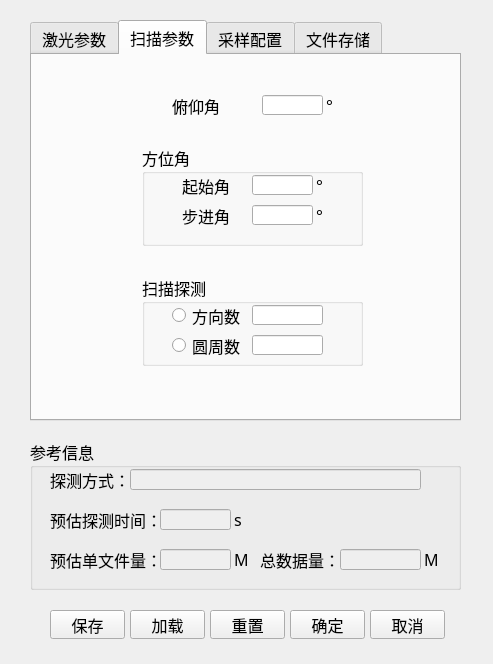
<?xml version="1.0" encoding="UTF-8"?>
<ui version="4.0">
 <class>paraDialog</class>
 <widget class="QDialog" name="paraDialog">
  <property name="windowModality">
   <enum>Qt::NonModal</enum>
  </property>
  <property name="geometry">
   <rect>
    <x>0</x>
    <y>0</y>
    <width>493</width>
    <height>664</height>
   </rect>
  </property>
  <property name="sizePolicy">
   <sizepolicy hsizetype="Fixed" vsizetype="Fixed">
    <horstretch>0</horstretch>
    <verstretch>0</verstretch>
   </sizepolicy>
  </property>
  <property name="minimumSize">
   <size>
    <width>493</width>
    <height>664</height>
   </size>
  </property>
  <property name="maximumSize">
   <size>
    <width>493</width>
    <height>664</height>
   </size>
  </property>
  <property name="windowTitle">
   <string>设置</string>
  </property>
  <property name="windowIcon">
   <iconset resource="images.qrc">
    <normaloff>:/images/set.png</normaloff>:/images/set.png</iconset>
  </property>
  <property name="modal">
   <bool>false</bool>
  </property>
  <widget class="QTabWidget" name="tabWidget">
   <property name="geometry">
    <rect>
     <x>30</x>
     <y>20</y>
     <width>431</width>
     <height>401</height>
    </rect>
   </property>
   <property name="font">
    <font>
     <family>微软雅黑</family>
     <pointsize>12</pointsize>
    </font>
   </property>
   <property name="currentIndex">
    <number>1</number>
   </property>
   <widget class="QWidget" name="tab">
    <attribute name="title">
     <string>激光参数</string>
    </attribute>
    <widget class="QLabel" name="label">
     <property name="geometry">
      <rect>
       <x>90</x>
       <y>110</y>
       <width>71</width>
       <height>21</height>
      </rect>
     </property>
     <property name="text">
      <string>激光重频</string>
     </property>
    </widget>
    <widget class="QLabel" name="label_2">
     <property name="geometry">
      <rect>
       <x>90</x>
       <y>150</y>
       <width>71</width>
       <height>21</height>
      </rect>
     </property>
     <property name="text">
      <string>脉冲宽度</string>
     </property>
    </widget>
    <widget class="QLabel" name="label_3">
     <property name="geometry">
      <rect>
       <x>90</x>
       <y>190</y>
       <width>71</width>
       <height>21</height>
      </rect>
     </property>
     <property name="text">
      <string>激光波长</string>
     </property>
    </widget>
    <widget class="QLabel" name="label_4">
     <property name="geometry">
      <rect>
       <x>90</x>
       <y>230</y>
       <width>91</width>
       <height>21</height>
      </rect>
     </property>
     <property name="text">
      <string>AOM移频量</string>
     </property>
    </widget>
    <widget class="QLineEdit" name="lineEdit_laserRPF">
     <property name="geometry">
      <rect>
       <x>200</x>
       <y>110</y>
       <width>101</width>
       <height>21</height>
      </rect>
     </property>
     <property name="layoutDirection">
      <enum>Qt::RightToLeft</enum>
     </property>
    </widget>
    <widget class="QLineEdit" name="lineEdit_laserPulseWidth">
     <property name="geometry">
      <rect>
       <x>200</x>
       <y>150</y>
       <width>101</width>
       <height>20</height>
      </rect>
     </property>
    </widget>
    <widget class="QLineEdit" name="lineEdit_laserWaveLength">
     <property name="geometry">
      <rect>
       <x>200</x>
       <y>190</y>
       <width>101</width>
       <height>20</height>
      </rect>
     </property>
    </widget>
    <widget class="QLineEdit" name="lineEdit_AOM_Freq">
     <property name="geometry">
      <rect>
       <x>200</x>
       <y>230</y>
       <width>101</width>
       <height>20</height>
      </rect>
     </property>
    </widget>
    <widget class="QLabel" name="label_18">
     <property name="geometry">
      <rect>
       <x>300</x>
       <y>110</y>
       <width>31</width>
       <height>21</height>
      </rect>
     </property>
     <property name="text">
      <string> Hz</string>
     </property>
    </widget>
    <widget class="QLabel" name="label_19">
     <property name="geometry">
      <rect>
       <x>300</x>
       <y>150</y>
       <width>31</width>
       <height>21</height>
      </rect>
     </property>
     <property name="text">
      <string> ns</string>
     </property>
    </widget>
    <widget class="QLabel" name="label_24">
     <property name="geometry">
      <rect>
       <x>300</x>
       <y>230</y>
       <width>41</width>
       <height>21</height>
      </rect>
     </property>
     <property name="text">
      <string> MHz</string>
     </property>
    </widget>
    <widget class="QLabel" name="label_25">
     <property name="geometry">
      <rect>
       <x>300</x>
       <y>190</y>
       <width>31</width>
       <height>21</height>
      </rect>
     </property>
     <property name="text">
      <string> nm</string>
     </property>
    </widget>
   </widget>
   <widget class="QWidget" name="tab_2">
    <attribute name="title">
     <string>扫描参数</string>
    </attribute>
    <widget class="QLabel" name="label_6">
     <property name="geometry">
      <rect>
       <x>140</x>
       <y>40</y>
       <width>51</width>
       <height>21</height>
      </rect>
     </property>
     <property name="text">
      <string>俯仰角</string>
     </property>
    </widget>
    <widget class="QLineEdit" name="lineEdit_elevationAngle">
     <property name="geometry">
      <rect>
       <x>230</x>
       <y>40</y>
       <width>61</width>
       <height>20</height>
      </rect>
     </property>
    </widget>
    <widget class="QLabel" name="label_21">
     <property name="geometry">
      <rect>
       <x>290</x>
       <y>40</y>
       <width>21</width>
       <height>21</height>
      </rect>
     </property>
     <property name="text">
      <string> °</string>
     </property>
    </widget>
    <widget class="QGroupBox" name="groupBox">
     <property name="geometry">
      <rect>
       <x>110</x>
       <y>90</y>
       <width>221</width>
       <height>101</height>
      </rect>
     </property>
     <property name="title">
      <string>方位角</string>
     </property>
     <widget class="QLabel" name="label_33">
      <property name="geometry">
       <rect>
        <x>40</x>
        <y>60</y>
        <width>51</width>
        <height>21</height>
       </rect>
      </property>
      <property name="text">
       <string>步进角</string>
      </property>
     </widget>
     <widget class="QLabel" name="label_34">
      <property name="geometry">
       <rect>
        <x>170</x>
        <y>30</y>
        <width>21</width>
        <height>21</height>
       </rect>
      </property>
      <property name="text">
       <string> °</string>
      </property>
     </widget>
     <widget class="QLineEdit" name="lineEdit_step_azAngle">
      <property name="geometry">
       <rect>
        <x>110</x>
        <y>60</y>
        <width>61</width>
        <height>20</height>
       </rect>
      </property>
     </widget>
     <widget class="QLabel" name="label_20">
      <property name="geometry">
       <rect>
        <x>40</x>
        <y>30</y>
        <width>51</width>
        <height>21</height>
       </rect>
      </property>
      <property name="text">
       <string>起始角</string>
      </property>
     </widget>
     <widget class="QLabel" name="label_26">
      <property name="geometry">
       <rect>
        <x>170</x>
        <y>60</y>
        <width>21</width>
        <height>21</height>
       </rect>
      </property>
      <property name="text">
       <string> °</string>
      </property>
     </widget>
     <widget class="QLineEdit" name="lineEdit_start_azAngle">
      <property name="geometry">
       <rect>
        <x>110</x>
        <y>30</y>
        <width>61</width>
        <height>20</height>
       </rect>
      </property>
     </widget>
    </widget>
    <widget class="QGroupBox" name="groupBox_2">
     <property name="geometry">
      <rect>
       <x>110</x>
       <y>220</y>
       <width>221</width>
       <height>91</height>
      </rect>
     </property>
     <property name="title">
      <string>扫描探测</string>
     </property>
     <widget class="QLineEdit" name="lineEdit_circleNum">
      <property name="enabled">
       <bool>true</bool>
      </property>
      <property name="geometry">
       <rect>
        <x>110</x>
        <y>60</y>
        <width>71</width>
        <height>20</height>
       </rect>
      </property>
     </widget>
     <widget class="QLineEdit" name="lineEdit_angleNum">
      <property name="geometry">
       <rect>
        <x>110</x>
        <y>30</y>
        <width>71</width>
        <height>20</height>
       </rect>
      </property>
     </widget>
     <widget class="QRadioButton" name="radioButton_anglekey">
      <property name="geometry">
       <rect>
        <x>30</x>
        <y>30</y>
        <width>71</width>
        <height>21</height>
       </rect>
      </property>
      <property name="text">
       <string>方向数</string>
      </property>
     </widget>
     <widget class="QRadioButton" name="radioButton_circlekey">
      <property name="geometry">
       <rect>
        <x>30</x>
        <y>60</y>
        <width>71</width>
        <height>21</height>
       </rect>
      </property>
      <property name="text">
       <string>圆周数</string>
      </property>
     </widget>
    </widget>
   </widget>
   <widget class="QWidget" name="tab_3">
    <attribute name="title">
     <string>采样配置</string>
    </attribute>
    <widget class="QGroupBox" name="groupBox_3">
     <property name="geometry">
      <rect>
       <x>40</x>
       <y>20</y>
       <width>351</width>
       <height>131</height>
      </rect>
     </property>
     <property name="title">
      <string>采集模式</string>
     </property>
     <widget class="QRadioButton" name="radioButton_doubleCh">
      <property name="geometry">
       <rect>
        <x>30</x>
        <y>80</y>
        <width>171</width>
        <height>21</height>
       </rect>
      </property>
      <property name="text">
       <string>双通道（通道A和B）</string>
      </property>
     </widget>
     <widget class="QRadioButton" name="radioButton_singleCh">
      <property name="geometry">
       <rect>
        <x>30</x>
        <y>40</y>
        <width>141</width>
        <height>21</height>
       </rect>
      </property>
      <property name="text">
       <string>单通道（通道A）</string>
      </property>
     </widget>
     <widget class="QLineEdit" name="lineEdit_triggerLevel">
      <property name="geometry">
       <rect>
        <x>260</x>
        <y>40</y>
        <width>71</width>
        <height>20</height>
       </rect>
      </property>
     </widget>
     <widget class="QLabel" name="label_12">
      <property name="geometry">
       <rect>
        <x>180</x>
        <y>40</y>
        <width>71</width>
        <height>21</height>
       </rect>
      </property>
      <property name="text">
       <string>触发电平</string>
      </property>
     </widget>
    </widget>
    <widget class="QGroupBox" name="groupBox_4">
     <property name="geometry">
      <rect>
       <x>40</x>
       <y>170</y>
       <width>351</width>
       <height>161</height>
      </rect>
     </property>
     <property name="title">
      <string>采样参数</string>
     </property>
     <widget class="QLabel" name="label_11">
      <property name="geometry">
       <rect>
        <x>10</x>
        <y>120</y>
        <width>141</width>
        <height>21</height>
       </rect>
      </property>
      <property name="text">
       <string>单方向累积脉冲数</string>
      </property>
     </widget>
     <widget class="QLabel" name="label_31">
      <property name="geometry">
       <rect>
        <x>70</x>
        <y>60</y>
        <width>71</width>
        <height>21</height>
       </rect>
      </property>
      <property name="text">
       <string>探测距离</string>
      </property>
     </widget>
     <widget class="QLabel" name="label_10">
      <property name="geometry">
       <rect>
        <x>70</x>
        <y>90</y>
        <width>71</width>
        <height>21</height>
       </rect>
      </property>
      <property name="text">
       <string>采样点数</string>
      </property>
     </widget>
     <widget class="QLineEdit" name="lineEdit_plsAccNum">
      <property name="geometry">
       <rect>
        <x>160</x>
        <y>120</y>
        <width>91</width>
        <height>20</height>
       </rect>
      </property>
     </widget>
     <widget class="QLineEdit" name="lineEdit_detRange">
      <property name="geometry">
       <rect>
        <x>160</x>
        <y>60</y>
        <width>91</width>
        <height>20</height>
       </rect>
      </property>
     </widget>
     <widget class="QLabel" name="label_9">
      <property name="geometry">
       <rect>
        <x>70</x>
        <y>30</y>
        <width>71</width>
        <height>21</height>
       </rect>
      </property>
      <property name="text">
       <string>采样频率</string>
      </property>
     </widget>
     <widget class="QLineEdit" name="lineEdit_sampleNum">
      <property name="enabled">
       <bool>false</bool>
      </property>
      <property name="geometry">
       <rect>
        <x>160</x>
        <y>90</y>
        <width>91</width>
        <height>20</height>
       </rect>
      </property>
     </widget>
     <widget class="QLabel" name="label_32">
      <property name="geometry">
       <rect>
        <x>260</x>
        <y>60</y>
        <width>31</width>
        <height>21</height>
       </rect>
      </property>
      <property name="text">
       <string> km</string>
      </property>
     </widget>
     <widget class="QLabel" name="label_23">
      <property name="geometry">
       <rect>
        <x>260</x>
        <y>30</y>
        <width>41</width>
        <height>21</height>
       </rect>
      </property>
      <property name="text">
       <string>MHz</string>
      </property>
     </widget>
     <widget class="QComboBox" name="comboBox_sampleFreq">
      <property name="geometry">
       <rect>
        <x>160</x>
        <y>30</y>
        <width>91</width>
        <height>22</height>
       </rect>
      </property>
      <property name="insertPolicy">
       <enum>QComboBox::InsertAfterCurrent</enum>
      </property>
      <item>
       <property name="text">
        <string>550</string>
       </property>
      </item>
      <item>
       <property name="text">
        <string>367</string>
       </property>
      </item>
      <item>
       <property name="text">
        <string>275</string>
       </property>
      </item>
      <item>
       <property name="text">
        <string>220</string>
       </property>
      </item>
      <item>
       <property name="text">
        <string>183</string>
       </property>
      </item>
      <item>
       <property name="text">
        <string>157</string>
       </property>
      </item>
      <item>
       <property name="text">
        <string>138</string>
       </property>
      </item>
      <item>
       <property name="text">
        <string>122</string>
       </property>
      </item>
      <item>
       <property name="text">
        <string>110</string>
       </property>
      </item>
      <item>
       <property name="text">
        <string>100</string>
       </property>
      </item>
     </widget>
    </widget>
   </widget>
   <widget class="QWidget" name="tab_4">
    <attribute name="title">
     <string>文件存储</string>
    </attribute>
    <widget class="QGroupBox" name="groupBox_5">
     <property name="geometry">
      <rect>
       <x>30</x>
       <y>20</y>
       <width>371</width>
       <height>91</height>
      </rect>
     </property>
     <property name="title">
      <string>文件存储路径</string>
     </property>
     <widget class="QPushButton" name="pushButton_pathModify">
      <property name="geometry">
       <rect>
        <x>280</x>
        <y>60</y>
        <width>61</width>
        <height>21</height>
       </rect>
      </property>
      <property name="text">
       <string>. . .      </string>
      </property>
     </widget>
     <widget class="QLineEdit" name="lineEdit_DatafilePath">
      <property name="geometry">
       <rect>
        <x>30</x>
        <y>30</y>
        <width>311</width>
        <height>21</height>
       </rect>
      </property>
      <property name="font">
       <font>
        <pointsize>12</pointsize>
       </font>
      </property>
      <property name="text">
       <string/>
      </property>
     </widget>
     <widget class="QCheckBox" name="checkBox_autocreate_datafile">
      <property name="geometry">
       <rect>
        <x>30</x>
        <y>60</y>
        <width>171</width>
        <height>21</height>
       </rect>
      </property>
      <property name="text">
       <string>自动创建日期文件夹</string>
      </property>
     </widget>
    </widget>
    <widget class="QGroupBox" name="groupBox_6">
     <property name="geometry">
      <rect>
       <x>30</x>
       <y>130</y>
       <width>371</width>
       <height>221</height>
      </rect>
     </property>
     <property name="title">
      <string>文件名</string>
     </property>
     <widget class="QPushButton" name="pushButton_dataFileName_sch">
      <property name="geometry">
       <rect>
        <x>200</x>
        <y>20</y>
        <width>141</width>
        <height>21</height>
       </rect>
      </property>
      <property name="font">
       <font>
        <pointsize>10</pointsize>
       </font>
      </property>
      <property name="text">
       <string>查找可用最小文件序号</string>
      </property>
     </widget>
     <widget class="QLineEdit" name="lineEdit_dataFileName_Suffix">
      <property name="geometry">
       <rect>
        <x>230</x>
        <y>60</y>
        <width>81</width>
        <height>21</height>
       </rect>
      </property>
      <property name="font">
       <font>
        <pointsize>10</pointsize>
       </font>
      </property>
      <property name="text">
       <string>001</string>
      </property>
     </widget>
     <widget class="QLabel" name="label_38">
      <property name="geometry">
       <rect>
        <x>320</x>
        <y>60</y>
        <width>31</width>
        <height>21</height>
       </rect>
      </property>
      <property name="font">
       <font>
        <pointsize>10</pointsize>
       </font>
      </property>
      <property name="text">
       <string>.wld</string>
      </property>
     </widget>
     <widget class="QLabel" name="label_15">
      <property name="geometry">
       <rect>
        <x>20</x>
        <y>140</y>
        <width>61</width>
        <height>21</height>
       </rect>
      </property>
      <property name="text">
       <string>通道B：</string>
      </property>
     </widget>
     <widget class="QLabel" name="label_5">
      <property name="geometry">
       <rect>
        <x>20</x>
        <y>60</y>
        <width>41</width>
        <height>21</height>
       </rect>
      </property>
      <property name="font">
       <font>
        <pointsize>10</pointsize>
       </font>
      </property>
      <property name="text">
       <string>(日期)</string>
      </property>
     </widget>
     <widget class="QLabel" name="label_37">
      <property name="geometry">
       <rect>
        <x>190</x>
        <y>60</y>
        <width>41</width>
        <height>21</height>
       </rect>
      </property>
      <property name="font">
       <font>
        <family>微软雅黑</family>
        <pointsize>10</pointsize>
       </font>
      </property>
      <property name="text">
       <string>(序号)</string>
      </property>
     </widget>
     <widget class="QLineEdit" name="lineEdit_dataFileName_chB">
      <property name="enabled">
       <bool>false</bool>
      </property>
      <property name="geometry">
       <rect>
        <x>90</x>
        <y>140</y>
        <width>261</width>
        <height>21</height>
       </rect>
      </property>
      <property name="font">
       <font>
        <pointsize>10</pointsize>
       </font>
      </property>
     </widget>
     <widget class="QLineEdit" name="lineEdit_dataFileName_Prefix">
      <property name="enabled">
       <bool>false</bool>
      </property>
      <property name="geometry">
       <rect>
        <x>60</x>
        <y>60</y>
        <width>81</width>
        <height>21</height>
       </rect>
      </property>
      <property name="font">
       <font>
        <pointsize>10</pointsize>
       </font>
      </property>
      <property name="text">
       <string>20150715</string>
      </property>
     </widget>
     <widget class="QLabel" name="label_35">
      <property name="geometry">
       <rect>
        <x>20</x>
        <y>180</y>
        <width>71</width>
        <height>21</height>
       </rect>
      </property>
      <property name="text">
       <string>单通道：</string>
      </property>
     </widget>
     <widget class="QLineEdit" name="lineEdit_dataFileName_ch1">
      <property name="enabled">
       <bool>false</bool>
      </property>
      <property name="geometry">
       <rect>
        <x>90</x>
        <y>180</y>
        <width>261</width>
        <height>21</height>
       </rect>
      </property>
      <property name="font">
       <font>
        <pointsize>10</pointsize>
       </font>
      </property>
      <property name="text">
       <string/>
      </property>
     </widget>
     <widget class="QLabel" name="label_14">
      <property name="geometry">
       <rect>
        <x>20</x>
        <y>100</y>
        <width>61</width>
        <height>21</height>
       </rect>
      </property>
      <property name="frameShape">
       <enum>QFrame::NoFrame</enum>
      </property>
      <property name="frameShadow">
       <enum>QFrame::Plain</enum>
      </property>
      <property name="text">
       <string>通道A：</string>
      </property>
     </widget>
     <widget class="QLineEdit" name="lineEdit_dataFileName_chA">
      <property name="enabled">
       <bool>false</bool>
      </property>
      <property name="geometry">
       <rect>
        <x>90</x>
        <y>100</y>
        <width>261</width>
        <height>21</height>
       </rect>
      </property>
      <property name="font">
       <font>
        <pointsize>10</pointsize>
       </font>
      </property>
      <property name="text">
       <string/>
      </property>
      <property name="frame">
       <bool>true</bool>
      </property>
     </widget>
     <widget class="QLabel" name="label_16">
      <property name="geometry">
       <rect>
        <x>150</x>
        <y>60</y>
        <width>41</width>
        <height>20</height>
       </rect>
      </property>
      <property name="font">
       <font>
        <pointsize>10</pointsize>
       </font>
      </property>
      <property name="text">
       <string>_chX_</string>
      </property>
     </widget>
    </widget>
   </widget>
  </widget>
  <widget class="QGroupBox" name="groupBox_7">
   <property name="geometry">
    <rect>
     <x>30</x>
     <y>439</y>
     <width>431</width>
     <height>151</height>
    </rect>
   </property>
   <property name="font">
    <font>
     <family>微软雅黑</family>
     <pointsize>12</pointsize>
    </font>
   </property>
   <property name="title">
    <string>参考信息</string>
   </property>
   <widget class="QLabel" name="label_42">
    <property name="geometry">
     <rect>
      <x>20</x>
      <y>110</y>
      <width>111</width>
      <height>21</height>
     </rect>
    </property>
    <property name="font">
     <font>
      <family>微软雅黑</family>
      <pointsize>12</pointsize>
      <weight>50</weight>
      <bold>false</bold>
     </font>
    </property>
    <property name="text">
     <string>预估单文件量：</string>
    </property>
   </widget>
   <widget class="QLabel" name="label_43">
    <property name="geometry">
     <rect>
      <x>230</x>
      <y>110</y>
      <width>81</width>
      <height>21</height>
     </rect>
    </property>
    <property name="font">
     <font>
      <family>微软雅黑</family>
      <pointsize>12</pointsize>
      <weight>50</weight>
      <bold>false</bold>
     </font>
    </property>
    <property name="text">
     <string>总数据量：</string>
    </property>
   </widget>
   <widget class="QLabel" name="label_41">
    <property name="geometry">
     <rect>
      <x>20</x>
      <y>70</y>
      <width>111</width>
      <height>21</height>
     </rect>
    </property>
    <property name="font">
     <font>
      <family>微软雅黑</family>
      <pointsize>12</pointsize>
      <weight>50</weight>
      <bold>false</bold>
     </font>
    </property>
    <property name="text">
     <string>预估探测时间：</string>
    </property>
   </widget>
   <widget class="QLineEdit" name="lineEdit_totalsize">
    <property name="enabled">
     <bool>false</bool>
    </property>
    <property name="geometry">
     <rect>
      <x>310</x>
      <y>110</y>
      <width>81</width>
      <height>21</height>
     </rect>
    </property>
    <property name="text">
     <string/>
    </property>
   </widget>
   <widget class="QLabel" name="label_40">
    <property name="geometry">
     <rect>
      <x>20</x>
      <y>30</y>
      <width>81</width>
      <height>21</height>
     </rect>
    </property>
    <property name="font">
     <font>
      <family>微软雅黑</family>
      <pointsize>12</pointsize>
      <weight>50</weight>
      <bold>false</bold>
     </font>
    </property>
    <property name="text">
     <string>探测方式：</string>
    </property>
   </widget>
   <widget class="QLineEdit" name="lineEdit_sglfilesize">
    <property name="enabled">
     <bool>false</bool>
    </property>
    <property name="geometry">
     <rect>
      <x>130</x>
      <y>110</y>
      <width>71</width>
      <height>21</height>
     </rect>
    </property>
    <property name="contextMenuPolicy">
     <enum>Qt::PreventContextMenu</enum>
    </property>
    <property name="text">
     <string/>
    </property>
    <property name="readOnly">
     <bool>false</bool>
    </property>
   </widget>
   <widget class="QLineEdit" name="lineEdit_totalTime">
    <property name="enabled">
     <bool>false</bool>
    </property>
    <property name="geometry">
     <rect>
      <x>130</x>
      <y>70</y>
      <width>71</width>
      <height>21</height>
     </rect>
    </property>
    <property name="text">
     <string/>
    </property>
   </widget>
   <widget class="QLineEdit" name="lineEdit_detectDir">
    <property name="enabled">
     <bool>false</bool>
    </property>
    <property name="geometry">
     <rect>
      <x>100</x>
      <y>30</y>
      <width>291</width>
      <height>21</height>
     </rect>
    </property>
    <property name="focusPolicy">
     <enum>Qt::StrongFocus</enum>
    </property>
    <property name="contextMenuPolicy">
     <enum>Qt::DefaultContextMenu</enum>
    </property>
    <property name="text">
     <string/>
    </property>
    <property name="frame">
     <bool>true</bool>
    </property>
   </widget>
   <widget class="QLabel" name="label_7">
    <property name="geometry">
     <rect>
      <x>200</x>
      <y>110</y>
      <width>21</width>
      <height>21</height>
     </rect>
    </property>
    <property name="text">
     <string> M</string>
    </property>
   </widget>
   <widget class="QLabel" name="label_13">
    <property name="geometry">
     <rect>
      <x>390</x>
      <y>110</y>
      <width>21</width>
      <height>21</height>
     </rect>
    </property>
    <property name="text">
     <string> M</string>
    </property>
   </widget>
   <widget class="QLabel" name="label_22">
    <property name="geometry">
     <rect>
      <x>200</x>
      <y>70</y>
      <width>21</width>
      <height>21</height>
     </rect>
    </property>
    <property name="text">
     <string> s</string>
    </property>
   </widget>
  </widget>
  <widget class="QPushButton" name="pushButton_sure">
   <property name="geometry">
    <rect>
     <x>290</x>
     <y>610</y>
     <width>75</width>
     <height>29</height>
    </rect>
   </property>
   <property name="font">
    <font>
     <family>微软雅黑</family>
     <pointsize>12</pointsize>
     <weight>50</weight>
     <bold>false</bold>
    </font>
   </property>
   <property name="text">
    <string>确定</string>
   </property>
  </widget>
  <widget class="QPushButton" name="pushButton_cancel">
   <property name="geometry">
    <rect>
     <x>370</x>
     <y>610</y>
     <width>75</width>
     <height>29</height>
    </rect>
   </property>
   <property name="font">
    <font>
     <family>微软雅黑</family>
     <pointsize>12</pointsize>
     <weight>50</weight>
     <bold>false</bold>
    </font>
   </property>
   <property name="text">
    <string>取消</string>
   </property>
  </widget>
  <widget class="QPushButton" name="pushButton_save">
   <property name="geometry">
    <rect>
     <x>50</x>
     <y>610</y>
     <width>75</width>
     <height>29</height>
    </rect>
   </property>
   <property name="font">
    <font>
     <family>微软雅黑</family>
     <pointsize>12</pointsize>
     <weight>50</weight>
     <bold>false</bold>
    </font>
   </property>
   <property name="text">
    <string>保存</string>
   </property>
  </widget>
  <widget class="QPushButton" name="pushButton_load">
   <property name="geometry">
    <rect>
     <x>130</x>
     <y>610</y>
     <width>75</width>
     <height>29</height>
    </rect>
   </property>
   <property name="font">
    <font>
     <family>微软雅黑</family>
     <pointsize>12</pointsize>
     <weight>50</weight>
     <bold>false</bold>
    </font>
   </property>
   <property name="text">
    <string>加载</string>
   </property>
  </widget>
  <widget class="QPushButton" name="pushButton_reset">
   <property name="geometry">
    <rect>
     <x>210</x>
     <y>610</y>
     <width>75</width>
     <height>29</height>
    </rect>
   </property>
   <property name="font">
    <font>
     <family>微软雅黑</family>
     <pointsize>12</pointsize>
     <weight>50</weight>
     <bold>false</bold>
    </font>
   </property>
   <property name="text">
    <string>重置</string>
   </property>
  </widget>
 </widget>
 <resources>
  <include location="images.qrc"/>
 </resources>
 <connections/>
</ui>
